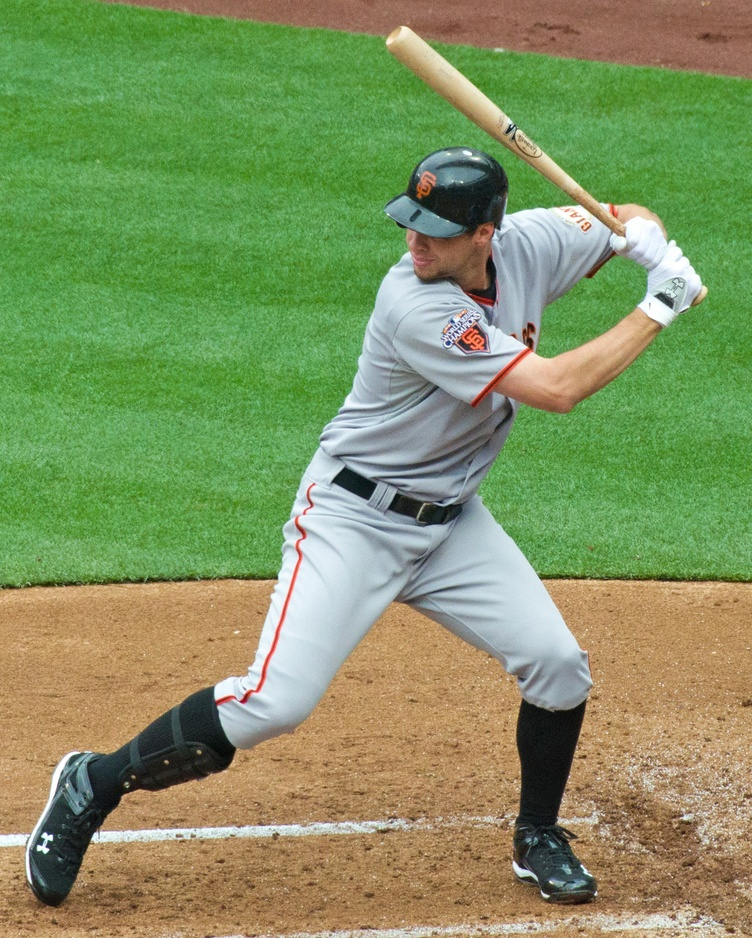
#> input picture src/python/Image Transformation/original.jpg, 752 x 938 px, shrunk from 1519 x 1893 before the run
$ python translation.py
#> lines starting #> are read from the running program, lines starting #| are printed output that depends on the picture
import cv2
import numpy as np
import matplotlib.pyplot as plt

img = cv2.imread('original.jpg')
#> img is the input picture: shape (938, 752, 3); mean B, G, R 97.4, 147.5, 129.9

trans_img = np.roll(img, shift=200, axis=1)
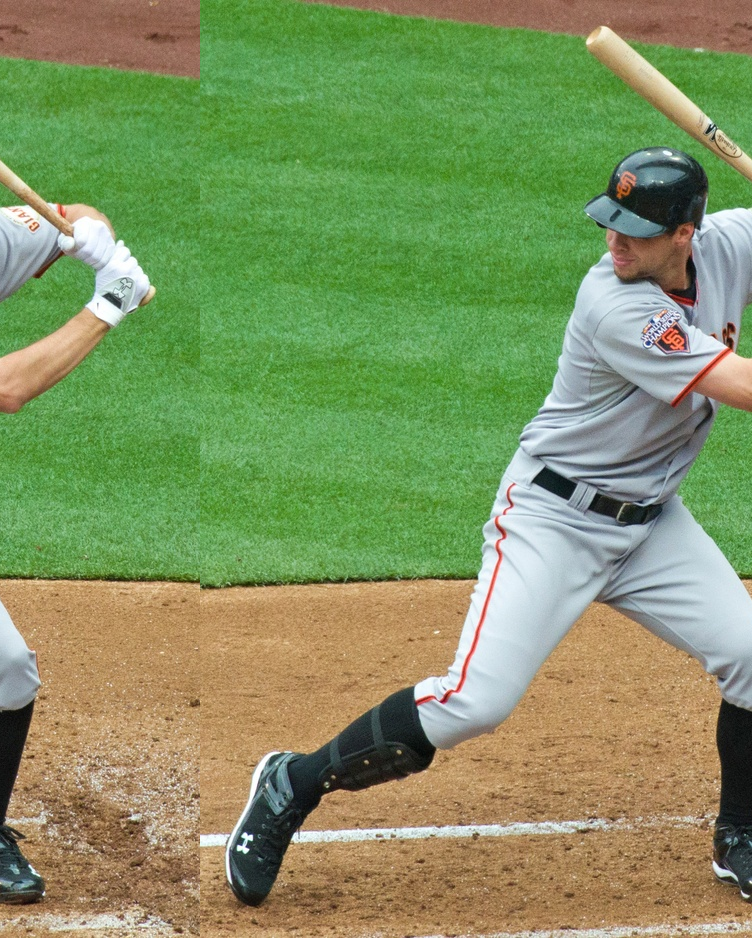
#> trans_img: shape (938, 752, 3); mean B, G, R 97.4, 147.5, 129.9
trans_img[:, 0:200, :] = 0
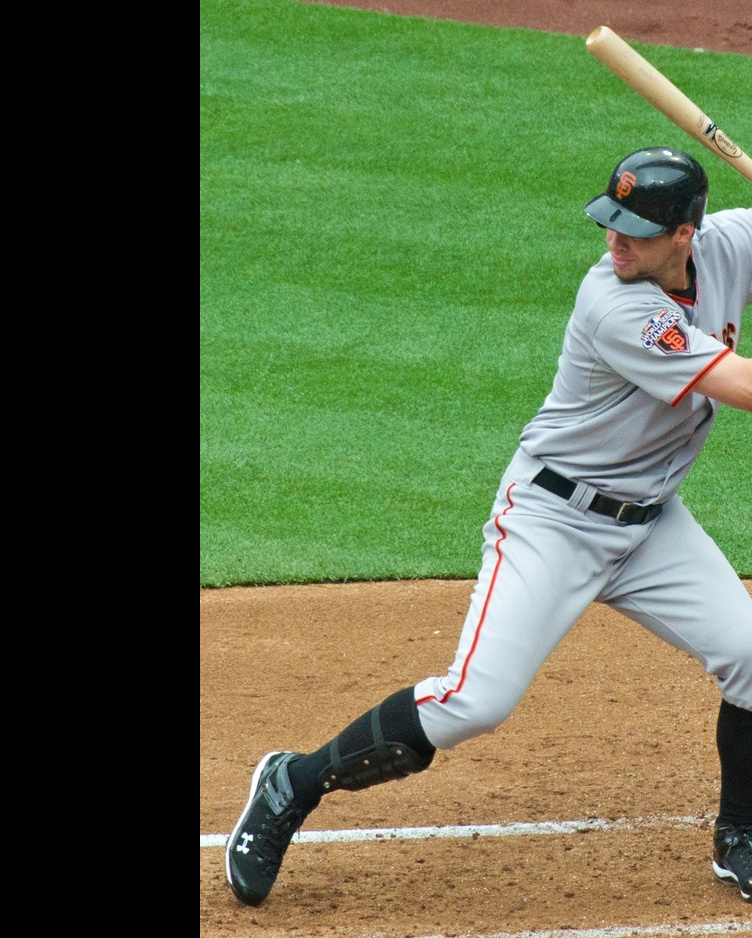
#> trans_img: shape (938, 752, 3); mean B, G, R 72.4, 108.4, 94.5

img = cv2.cvtColor(img, cv2.COLOR_BGR2RGB)
trans_img = cv2.cvtColor(trans_img, cv2.COLOR_BGR2RGB)

plt.subplot(121)
plt.title("Original")
plt.imshow(img)
plt.subplot(122)
plt.title("Translated to x = 200")
plt.imshow(trans_img)
plt.show()
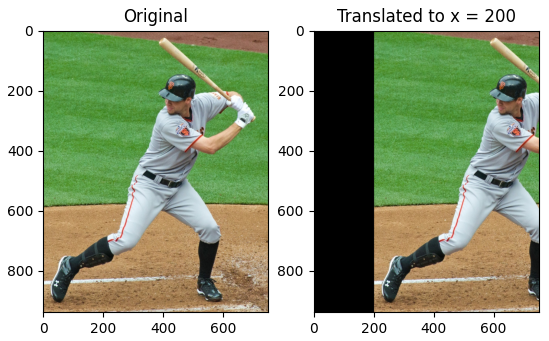
#> figure drawn by matplotlib, 2 panels
